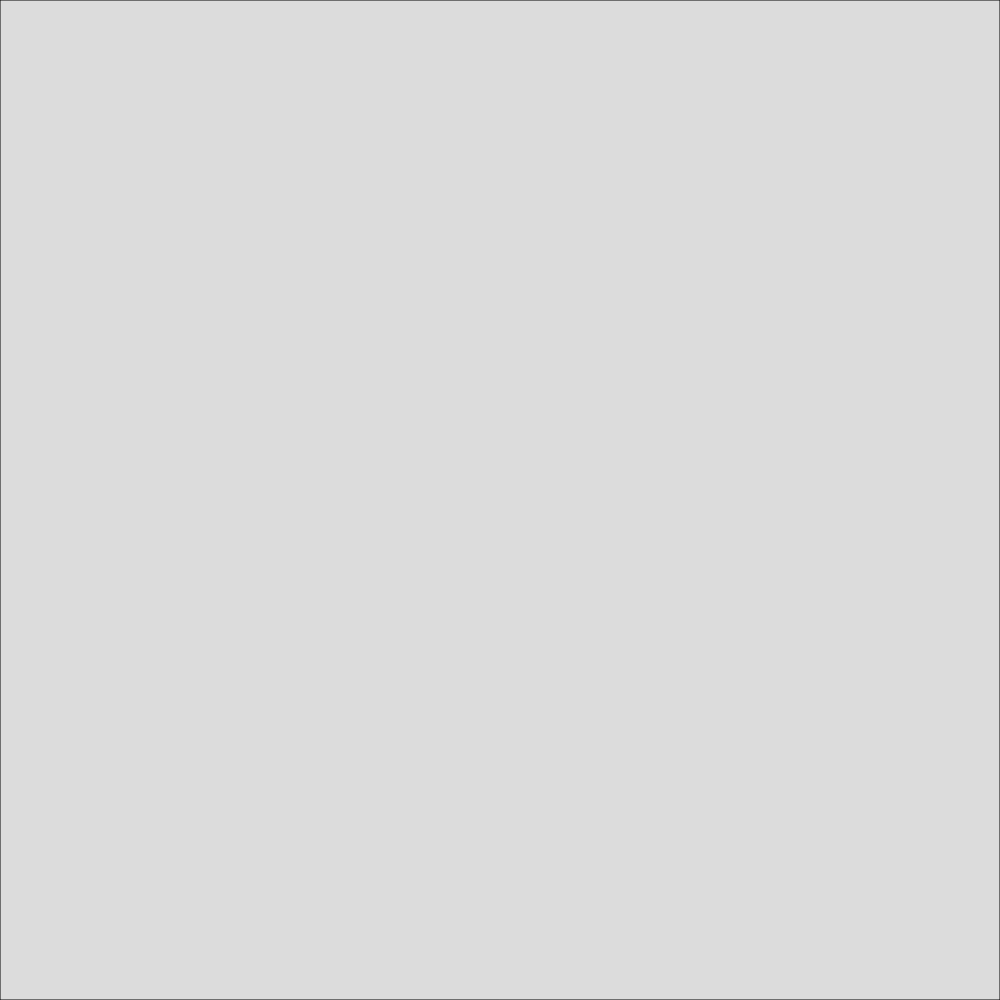
Frame 1 (no input)
Frame 60 (no input): identical to frame 1, image omitted
Frame 120 (the mouse pressed at the canvas centre since frame 60): identical to frame 1, image omitted

The p5.js sketch that drew this single still picture (run headless with seeded random() and noise() and a simulated clock; from frame 60 on, the mouse is pressed at the canvas centre):

// p5.js sketch
// ── sketch.js
class LineSegment {
  constructor(v1, v2) {
    this.v1 = v1;
    this.v2 = v2;
  }
  
  draw() {
    line(this.v1.x, this.v1.y,
         this.v2.x, this.v2.y);
    //point(this.v1.x, this.v1.y);
  }
}

class Level {
  constructor(lineSegments) {
    this.lineSegments = lineSegments;
  }
  
  draw() {
    this.lineSegments.forEach((segment) => {
      segment.draw();
    })
  }
}

function linesegmentVsLinesegment(ls1, ls2) {
  let s = p5.Vector.sub(ls1.v2, ls1.v1);
  let t = p5.Vector.sub(ls2.v2, ls2.v1);

  let sXt = p5.Vector.cross(s, t);
  
  // early out if lines are parallel to each other
  if (sXt.z === 0.0) 
    return false;
  
  let a = p5.Vector.sub(p5.Vector.cross(ls2.v1, t), p5.Vector.cross(ls1.v1, t));
  let b = p5.Vector.add(p5.Vector.cross(p5.Vector.mult(ls1.v1, -1), s), p5.Vector.cross(ls2.v1, s));

  let d1 = (a.z) / sXt.z;
  let d2 = (b.z) / sXt.z;

  if (d1 >= 0.0 && d1 <= 1.0 && d2 >= 0.0 && d2 <= 1.0) 
    return true;

  return false; 
}

function pointVsBox(p, ls1, ls2, ls3, ls4) {
  if (p.x > ls1.v2.x) return false;
  if (p.x < ls1.v1.x) return false;
  if (p.y < ls1.v1.y) return false;
  if (p.y > ls2.v2.y) return false;

  return true;
}

function linesegmentVsBox(ls, top, right, bottom, left) {  
  let check1 = linesegmentVsLinesegment(ls, top);
  let check2 = linesegmentVsLinesegment(ls, right);
  let check3 = linesegmentVsLinesegment(ls, bottom);
  let check4 = linesegmentVsLinesegment(ls, left);
  
  if (check1 || check2 || check3 || check4)
    return true;
  
  return false;
}

class Quadtree {
  constructor(ls1, ls2, ls3, ls4, maxLinesegments) {
    this.ls1 = ls1;
    this.ls2 = ls2;
    this.ls3 = ls3;
    this.ls4 = ls4;
    this.w = ls1.v1.dist(ls1.v2);
    this.h = ls2.v1.dist(ls2.v2);
    this.a = undefined;
    this.b = undefined;
    this.c = undefined;
    this.d = undefined;
    this.linesegments = [];
    this.maxLinesegments = maxLinesegments;
  }
  
  _putInSubtree(ls, maxDepth) {
    
    // Upper left
    if (pointVsBox(ls.v1, this.a.ls1, this.a.ls2, this.a.ls3, this.a.ls4) ||
        pointVsBox(ls.v2, this.a.ls1, this.a.ls2, this.a.ls3, this.a.ls4)) {
      this.a.insert(ls, maxDepth);
    }
    else {
      let topLeft  = linesegmentVsBox(ls, this.a.ls1, this.a.ls2, this.a.ls3, this.a.ls4);
      if (topLeft)
        this.a.insert(ls, maxDepth);
    }
    
    // Upper Right
    if (pointVsBox(ls.v1, this.b.ls1, this.b.ls2, this.b.ls3, this.b.ls4) ||
        pointVsBox(ls.v2, this.b.ls1, this.b.ls2, this.b.ls3, this.b.ls4)) {
      this.b.insert(ls, maxDepth);
    }
    else {
      let topRight  = linesegmentVsBox(ls, this.b.ls1, this.b.ls2, this.b.ls3, this.b.ls4);
      if (topRight)
        this.b.insert(ls, maxDepth);
    }
  
    // Bottom Right
    if (pointVsBox(ls.v1, this.c.ls1, this.c.ls2, this.c.ls3, this.c.ls4) ||
        pointVsBox(ls.v2, this.c.ls1, this.c.ls2, this.c.ls3, this.c.ls4)) {
      this.c.insert(ls, maxDepth);
    }
    else {
      let bottomRight  = linesegmentVsBox(ls, this.c.ls1, this.c.ls2, this.c.ls3, this.c.ls4);
      if (bottomRight)
        this.c.insert(ls, maxDepth);
    }
    
    // Bottom Left
    if (pointVsBox(ls.v1, this.d.ls1, this.d.ls2, this.d.ls3, this.d.ls4) ||
        pointVsBox(ls.v2, this.d.ls1, this.d.ls2, this.d.ls3, this.d.ls4)) {
      this.d.insert(ls, maxDepth);
    }
    else {
      let bottomLeft  = linesegmentVsBox(ls, this.d.ls1, this.d.ls2, this.d.ls3, this.d.ls4);
      if (bottomLeft)
        this.d.insert(ls, maxDepth);
    }
  }
  
  isLeaf() {
    return !this.a && !this.b && !this.c && !this.d;
  }
  
  insert(ls, maxDepth) {
    if (maxDepth === 0) {
      return this.linesegments.push(ls);
    }
    maxDepth--;
    console.log(maxDepth)
        
    if (this.isLeaf()) {
      if (this.linesegments.length < this.maxLinesegments) {
        return this.linesegments.push(ls);
      }
      else {
        this.split();
      }
    }
    
    // Push this linesegment into the subtree
    this._putInSubtree(ls, maxDepth);
    
    // Push existing linesegments down into subtree
    this.linesegments.forEach((lss) => { 
      this._putInSubtree(lss, maxDepth);
    });
    
    this.linesegments = [];
  }
  
  split() {
    let dxHalf = this.ls1.v1.dist(this.ls1.v2) / 2.0;
    let dyHalf = this.ls2.v1.dist(this.ls2.v2) / 2.0;
    
    // Upper Left Box
    let v1 = this.ls1.v1;
    let v2 = createVector(v1.x + dxHalf, v1.y);
    let v3 = createVector(v2.x, v2.y + dyHalf);
    let v4 = createVector(v1.x, v1.y + dyHalf);
    this.a = new Quadtree(
      new LineSegment(v1, v2),
      new LineSegment(v2, v3),
      new LineSegment(v3, v4),
      new LineSegment(v4, v1),
      this.maxLinesegments
    );
    
    // Upper Right Box
    let v11 = createVector(v1.x + dxHalf, v1.y);
    let v21 = createVector(v2.x + dxHalf, v2.y);
    let v31 = createVector(v3.x + dxHalf, v3.y);
    let v41 = createVector(v4.x + dxHalf, v4.y);
    this.b = new Quadtree(
      new LineSegment(v11, v21),
      new LineSegment(v21, v31),
      new LineSegment(v31, v41),
      new LineSegment(v41, v11),
      this.maxLinesegments
    );
    
    // Bottom Right Box
    let v12 = createVector(v1.x + dxHalf, v1.y + dyHalf);
    let v22 = createVector(v2.x + dxHalf, v2.y + dyHalf);
    let v32 = createVector(v3.x + dxHalf, v3.y + dyHalf);
    let v42 = createVector(v4.x + dxHalf, v4.y + dyHalf);
    this.c = new Quadtree(
      new LineSegment(v12, v22),
      new LineSegment(v22, v32),
      new LineSegment(v32, v42),
      new LineSegment(v42, v12),
      this.maxLinesegments
    );
    
    // Bottom Left Box
    let v13 = createVector(v1.x, v1.y + dyHalf);
    let v23 = createVector(v2.x, v2.y + dyHalf);
    let v33 = createVector(v3.x, v3.y + dyHalf);
    let v43 = createVector(v4.x, v4.y + dyHalf);
    this.d = new Quadtree(
      new LineSegment(v13, v23),
      new LineSegment(v23, v33),
      new LineSegment(v33, v43),
      new LineSegment(v43, v13),
      this.maxLinesegments
    );
    
    return this;
  }
  
  draw() {
    strokeWeight(1);
    this.ls1.draw();
    this.ls2.draw();
    this.ls3.draw();
    this.ls4.draw();
    if (this.a != undefined) {
      stroke(0, 0, 0);
      this.a.draw();
    }
    if (this.b != undefined) {
      stroke(0, 0, 0);
      this.b.draw();
    }
    if (this.c != undefined) {
      stroke(0, 0, 0);
      this.c.draw();
    }
    if (this.d != undefined) {
      stroke(0, 0, 0);
      this.d.draw();
    }
    
    stroke(255);
    strokeWeight(4);
    this.linesegments.forEach((ls) => {
      ls.draw();
    })
  }
}

let lineSegment1;
let lineSegment2;
let level;
let qt;
let cnv;
let mouseStateType = {
  idle: 0,
  clickedOnce: 1,
  placeBall: 2
} 
let mouseState;
let mouseX1;
let mouseY1;

function checkMouseState() {
  if (mouseState === mouseStateType.idle) {
    //console.log('idle -> mouseClicked')
    mouseState = mouseStateType.clickedOnce;
    mouseX1 = mouseX;
    mouseY1 = mouseY;
  }
  else if (mouseState === mouseStateType.clickedOnce) {
    //console.log('clickedOnce -> idle')
    mouseState = mouseStateType.idle;
    qt.insert(
      new LineSegment(
        createVector(mouseX1, mouseY1), createVector(mouseX, mouseY)), 10
    );
  }
  else if (mouseState === mouseStateType.placeBall) {
    console.log("Creating ball...")
  }
}

function keyPressed() {
  if (keyCode === 32) { // 32 => Spacebar
    if (mouseState === mouseStateType.placeBall) {
      mouseState = mouseStateType.idle
    }
    else {
      mouseState = mouseStateType.placeBall;
    }
  }
}

function setup() {
  cnv = createCanvas(1000, 1000);
  cnv.mouseClicked(checkMouseState)
  
  mouseState = mouseStateType.idle;
  
  var segments = [
    new LineSegment(createVector(10, 10), createVector(500, 500)),
    new LineSegment(createVector(100, 100), createVector(300, 10)),
  ];
  level = new Level(segments);
  let test = linesegmentVsLinesegment(segments[0], segments[1]);
  console.log(test);
  
  qt = new Quadtree(
    new LineSegment(createVector(0, 0), createVector(width, 0)),
    new LineSegment(createVector(width, 0), createVector(width, height)),
    new LineSegment(createVector(width, height), createVector(0, height)),
    new LineSegment(createVector(0, height), createVector(0, 0)),
    3
  );
}

function preload() {

}

function drawLinePreview() {
  line(mouseX1, mouseY1, mouseX, mouseY);
}

function draw() {
  stroke(0, 0, 0);
  strokeWeight(5);
  background(220);
  if (mouseState === mouseStateType.clickedOnce) {
    drawLinePreview();
  }
 // level.draw();
  qt.draw();
}
